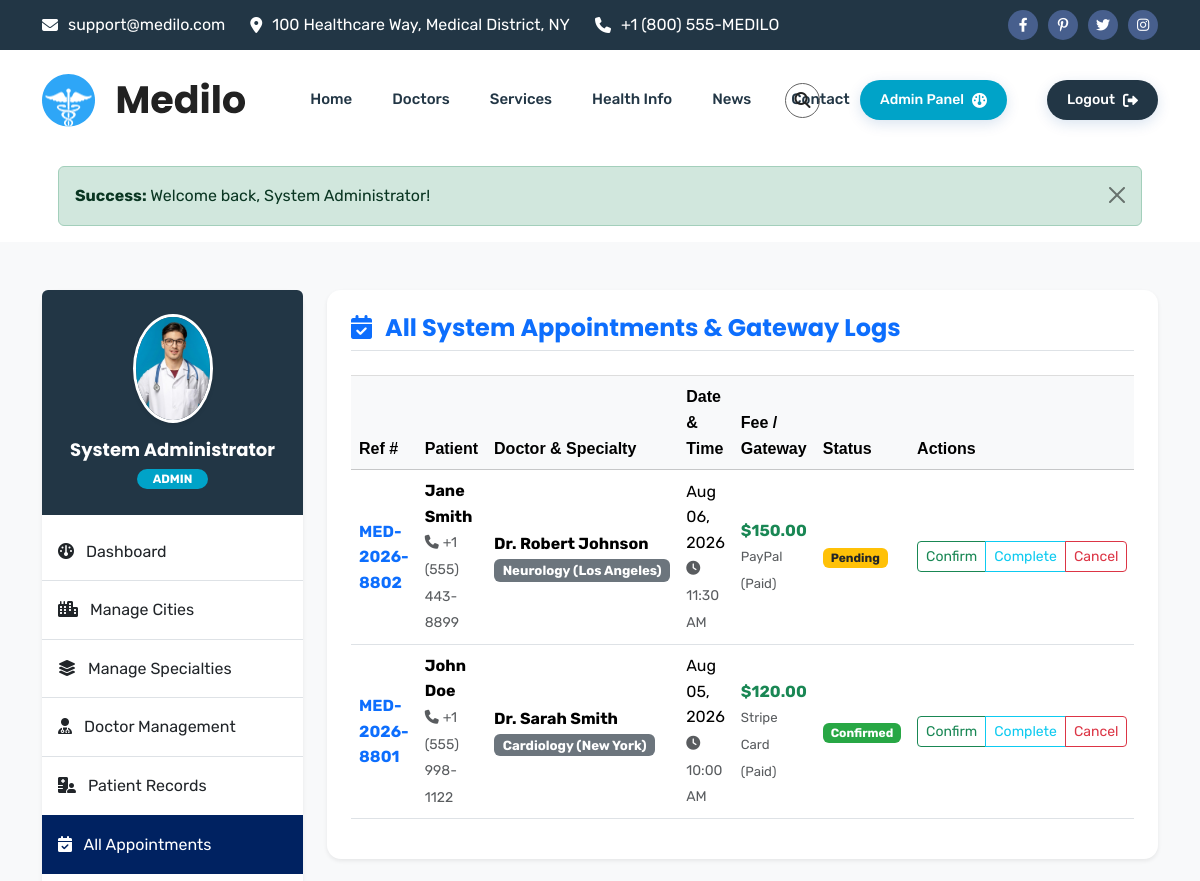
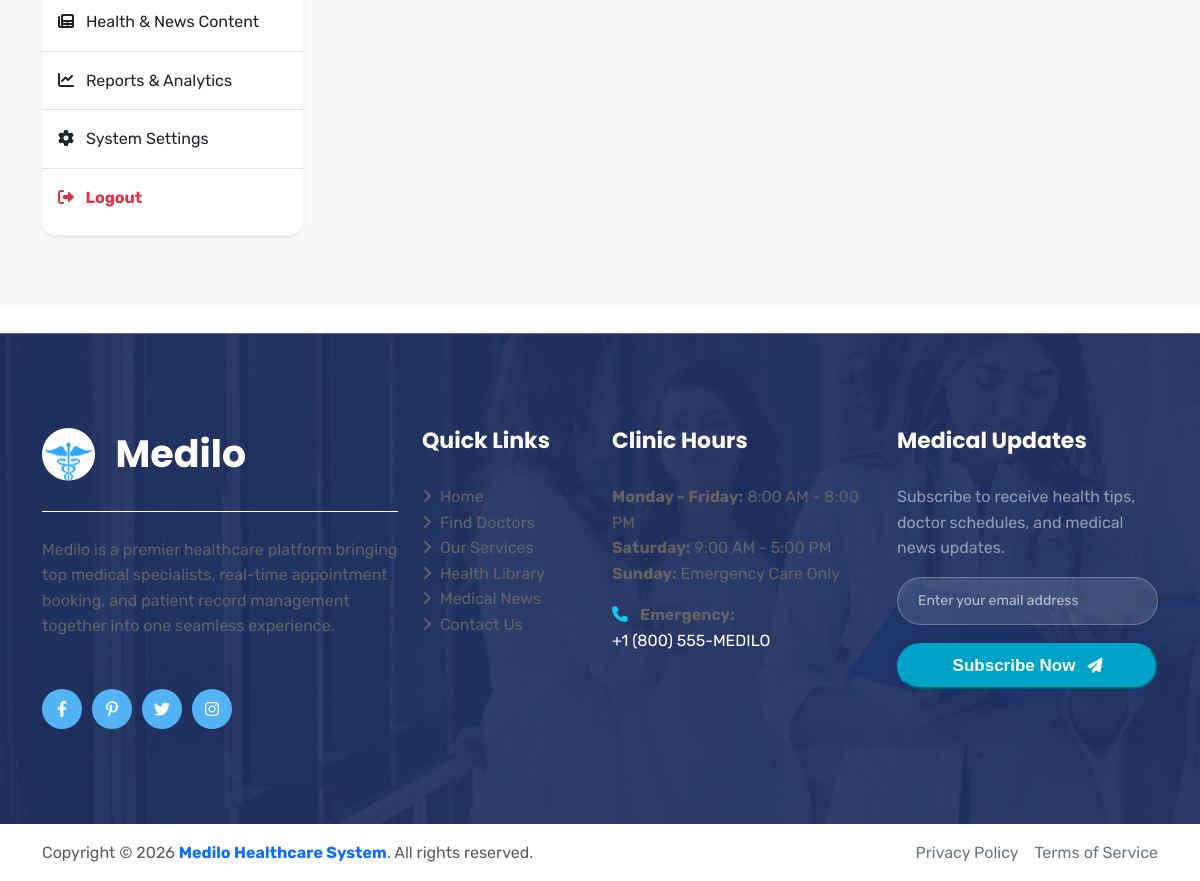
The page /admin/appointments.php (signed in) on the database its author committed (2 pictures, top to bottom).
### tables this page shows
CREATE TABLE `appointments` (
  `id` INT AUTO_INCREMENT PRIMARY KEY,
  `appointment_number` VARCHAR(50) UNIQUE NOT NULL,
  `patient_id` INT NOT NULL,
  `doctor_id` INT NOT NULL,
  `appointment_date` DATE NOT NULL,
  `appointment_time` TIME NOT NULL,
  `reason` TEXT,
  `fee` DECIMAL(10,2) NOT NULL,
  `status` ENUM('Pending', 'Confirmed', 'Completed', 'Cancelled') DEFAULT 'Pending',
  `payment_status` ENUM('Unpaid', 'Paid', 'Refunded') DEFAULT 'Unpaid',
  `payment_method` VARCHAR(50) DEFAULT NULL,
  `transaction_id` VARCHAR(100) DEFAULT NULL,
  `created_at` DATETIME DEFAULT CURRENT_TIMESTAMP,
  FOREIGN KEY (`patient_id`) REFERENCES `patients`(`id`) ON DELETE CASCADE,
  FOREIGN KEY (`doctor_id`) REFERENCES `doctors`(`id`) ON DELETE CASCADE
);

CREATE TABLE `users` (
  `id` INT AUTO_INCREMENT PRIMARY KEY,
  `username` VARCHAR(50) UNIQUE NOT NULL,
  `password` VARCHAR(255) NOT NULL,
  `email` VARCHAR(100) UNIQUE NOT NULL,
  `full_name` VARCHAR(100) NOT NULL,
  `phone` VARCHAR(30) NOT NULL,
  `address` TEXT NOT NULL,
  `role` ENUM('admin', 'doctor', 'patient') NOT NULL DEFAULT 'patient',
  `created_at` DATETIME DEFAULT CURRENT_TIMESTAMP
);

CREATE TABLE `specialties` (
  `id` INT AUTO_INCREMENT PRIMARY KEY,
  `name` VARCHAR(100) NOT NULL,
  `description` TEXT,
  `icon` VARCHAR(100) DEFAULT 'fa-solid fa-stethoscope',
  `created_at` DATETIME DEFAULT CURRENT_TIMESTAMP
);

CREATE TABLE `cities` (
  `id` INT AUTO_INCREMENT PRIMARY KEY,
  `name` VARCHAR(100) NOT NULL,
  `state` VARCHAR(100) DEFAULT NULL,
  `country` VARCHAR(100) DEFAULT 'USA',
  `created_at` DATETIME DEFAULT CURRENT_TIMESTAMP
);

### config/db.php (called while the page is built, shortened)
<?php
require_once __DIR__ . '/config.php';
class Database {
    private static $instance = null;
    private $pdo;
    private function __construct() {
        try {
            $options = [
                PDO::ATTR_ERRMODE => PDO::ERRMODE_EXCEPTION,
                PDO::ATTR_DEFAULT_FETCH_MODE => PDO::FETCH_ASSOC,
                PDO::ATTR_EMULATE_PREPARES => false,
            ];
            $dsn = "mysql:host=" . DB_HOST . ";dbname=" . DB_NAME . ";charset=utf8mb4";
            $this->pdo = new PDO($dsn, DB_USER, DB_PASS, $options);
            $this->checkAndInitializeSchema();
        } catch (PDOException $e) {
            die("Database Connection Error: " . $e->getMessage());
        }
    }
    public static function getInstance() {
        if (self::$instance === null) {
            self::$instance = new Database();
        }
        return self::$instance;
    }
    public function query($sql, $params = []) {
        try {
            $stmt = $this->pdo->prepare($sql);
            $stmt->execute($params);
            return $stmt;
        } catch (PDOException $e) {
            error_log("Database Query Error: " . $e->getMessage() . " | SQL: " . $sql);
            throw new Exception("Database operation failed: " . $e->getMessage());
        }
    }
    private function checkAndInitializeSchema() {
        try {
            $stmt = $this->pdo->query("SHOW TABLES LIKE 'users'");
        } catch (Exception $e) {
            error_log("Schema initialization error: " . $e->getMessage());
        }
    }
}
function fetchAll($sql, $params = []) {
    return Database::getInstance()->query($sql, $params)->fetchAll();
}

### admin/appointments.php (the view, shortened to what this page needs)
<?php
require_once __DIR__ . '/../config/db.php';
$appointments = fetchAll("
    SELECT a.*, u_pat.full_name AS patient_name, u_pat.phone AS patient_phone, u_doc.full_name AS doctor_name, s.name AS specialty_name, c.name AS city_name
    FROM appointments a
    JOIN patients p ON a.patient_id = p.id
    JOIN users u_pat ON p.user_id = u_pat.id
    JOIN doctors d ON a.doctor_id = d.id
    JOIN users u_doc ON d.user_id = u_doc.id
    JOIN specialties s ON d.specialty_id = s.id
    JOIN cities c ON d.city_id = c.id
    ORDER BY a.id DESC
");
include_once __DIR__ . '/../includes/header.php';
?>
<section class="py-5 bg-light">
    <div class="container">
        <div class="row gy-4">
            <div class="col-lg-3">
                <?php include_once __DIR__ . '/../includes/sidebar.php'; ?>
            </div>
            <div class="col-lg-9">
                <div class="card border-0 shadow-sm rounded-3 p-4">
                    <h4 class="border-bottom pb-2 mb-4 text-primary"><i class="fa-solid fa-calendar-check me-2"></i> All System Appointments & Gateway Logs</h4>
                    <div class="table-responsive">
                        <table class="table table-hover align-middle">
                            <thead class="table-light">
                                <tr>
                                    <th>Ref #</th>
                                    <th>Patient</th>
                                    <th>Doctor & Specialty</th>
                                    <th>Date & Time</th>
                                    <th>Fee / Gateway</th>
                                    <th>Status</th>
                                    <th>Actions</th>
                                </tr>
                            </thead>
                            <tbody>
                                <?php foreach ($appointments as $apt): ?>
                                    <tr>
                                        <td class="fw-bold text-primary"><?php echo htmlspecialchars($apt['appointment_number']); ?></td>
                                        <td>
                                            <strong><?php echo htmlspecialchars($apt['patient_name']); ?></strong><br>
                                            <small class="text-muted"><i class="fa-solid fa-phone me-1"></i><?php echo htmlspecialchars($apt['patient_phone']); ?></small>
                                        </td>
                                        <td>
                                            <strong><?php echo htmlspecialchars($apt['doctor_name']); ?></strong><br>
                                            <span class="badge bg-secondary fs-7"><?php echo htmlspecialchars($apt['specialty_name']); ?> (<?php echo htmlspecialchars($apt['city_name']); ?>)</span>
                                        </td>
                                        <td>
                                            <?php echo date('M d, Y', strtotime($apt['appointment_date'])); ?><br>
                                            <small class="text-muted"><i class="fa-solid fa-clock me-1"></i><?php echo date('g:i A', strtotime($apt['appointment_time'])); ?></small>
                                        </td>
                                        <td>
                                            <span class="fw-bold text-success">$<?php echo number_format($apt['fee'], 2); ?></span><br>
                                            <small class="text-muted fs-7"><?php echo htmlspecialchars($apt['payment_method'] ?? 'Stripe'); ?> (<?php echo htmlspecialchars($apt['payment_status']); ?>)</small>
                                        </td>
                                        <td>
                                            <?php if ($apt['status'] === 'Confirmed'): ?>
                                                <span class="badge bg-success">Confirmed</span>
                                            <?php elseif ($apt['status'] === 'Completed'): ?>
                                                <span class="badge bg-info text-dark">Completed</span>
                                            <?php elseif ($apt['status'] === 'Cancelled'): ?>
                                                <span class="badge bg-danger">Cancelled</span>
                                            <?php else: ?>
                                                <span class="badge bg-warning text-dark">Pending</span>
                                            <?php endif; ?>
                                        </td>
                                        <td>
                                            <div class="btn-group btn-group-sm">
                                                <a href="<?php echo APP_URL; ?>/admin/appointments.php?action=update_status&id=<?php echo $apt['id']; ?>&status=Confirmed" class="btn btn-outline-success">Confirm</a>
                                                <a href="<?php echo APP_URL; ?>/admin/appointments.php?action=update_status&id=<?php echo $apt['id']; ?>&status=Completed" class="btn btn-outline-info">Complete</a>
                                                <a href="<?php echo APP_URL; ?>/admin/appointments.php?action=update_status&id=<?php echo $apt['id']; ?>&status=Cancelled" class="btn btn-outline-danger">Cancel</a>
                                            </div>
                                        </td>
                                    </tr>
                                <?php endforeach; ?>
                            </tbody>
                        </table>
                    </div>
                </div>
            </div>
        </div>
    </div>
</section>
<?php include_once __DIR__ . '/../includes/footer.php'; ?>

### includes/header.php (style rules this page uses)
.card, .cs_card, .cs_iconbox { transition: transform 0.3s cubic-bezier(0.4, 0, 0.2, 1), box-shadow 0.3s cubic-bezier(0.4, 0, 0.2, 1) !important; border-radius: 14px !important; }

### rows shown on the page
appointments: appointment_number "MED-2026-8802", users.full_name "Jane Smith", users.phone "+1 (555) 443-8899", users.full_name "Dr. Robert Johnson", specialties.name "Neurology", cities.name "Los Angeles", appointment_date "Aug 06, 2026", appointment_time "11:30 AM", fee "150.00", payment_method "PayPal", payment_status "Paid", status "Pending"
appointments: appointment_number "MED-2026-8801", users.full_name "John Doe", users.phone "+1 (555) 998-1122", users.full_name "Dr. Sarah Smith", specialties.name "Cardiology", cities.name "New York", appointment_date "Aug 05, 2026", appointment_time "10:00 AM", fee "120.00", payment_method "Stripe Card", payment_status "Paid", status "Confirmed"

### other values the page prints
$type "Success"
$msg "Welcome back, System Administrator!"
$user['full_name'] "System Administrator"
$user['role'] "ADMIN"
